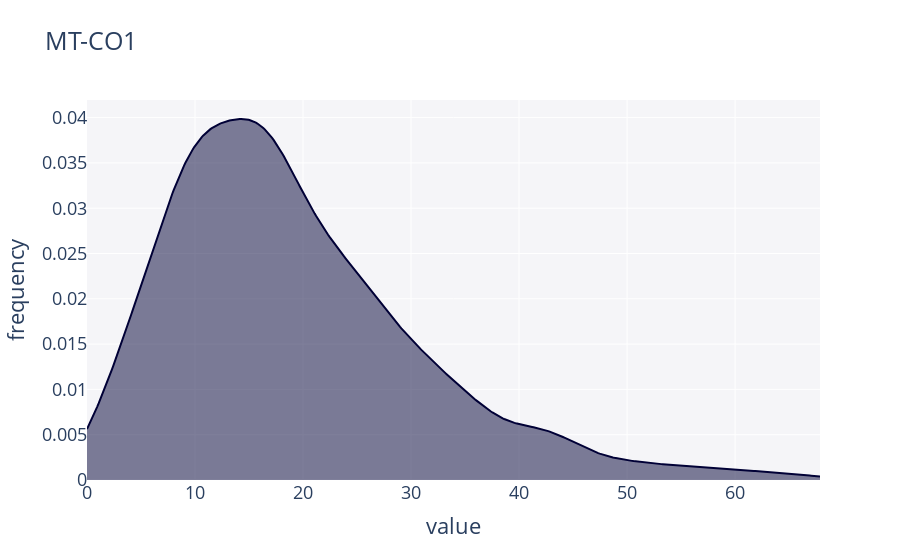

Notebook code for this chart:
### Code cell
dist_1d(df_gib[name_1], title=name_1)

### Figure 1 — Plotly figure (JSON) as saved in the notebook; plotly's stock layout.template omitted (floating-point values rounded to 4 significant figures; data arrays with more than 128 entries replaced by an {"elided": "..."} marker saying what was removed)
{"data": [{"fill": "tozeroy", "hovertemplate": "<b>None</b><br>Frequency: %{y}<extra></extra>", "marker": {"color": "#000036"}, "mode": "lines", "showlegend": true, "type": "scatter", "x": {"elided": "500 float values"}, "xaxis": "x", "y": {"elided": "500 float values"}, "yaxis": "y"}], "layout": {"barmode": "overlay", "font": {"size": 18}, "hovermode": "closest", "legend": {"traceorder": "reversed"}, "plot_bgcolor": "#F5F5F8", "showlegend": false, "title": {"text": "MT-CO1"}, "xaxis": {"anchor": "y2", "domain": [0, 1], "title": {"text": "value"}, "zeroline": false}, "yaxis": {"anchor": "free", "domain": [0, 1], "position": 0, "title": {"text": "frequency"}}}}
